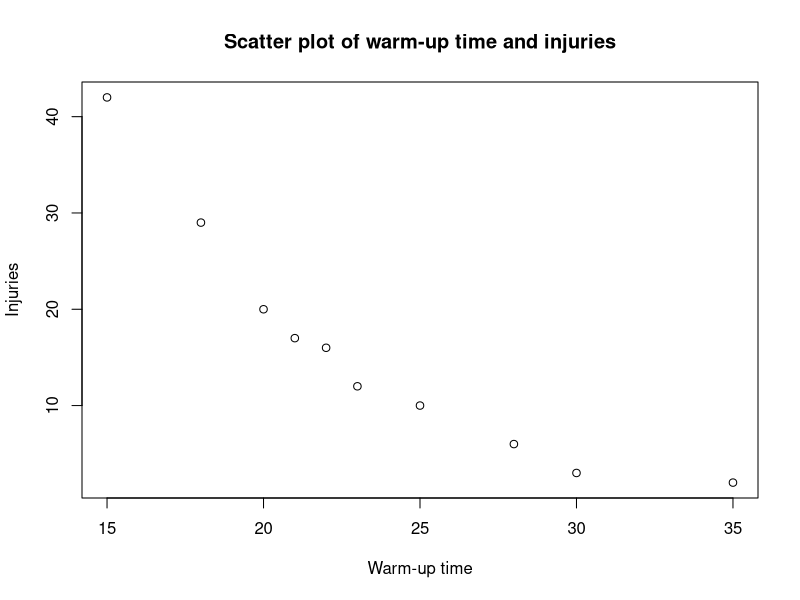

Write R code to recreate this figure.
## ---- chunk 1
## DATA GENERATION
library(xtable)
set.seed(123)
x <- c(15, 35, 22, 28, 21, 18, 25, 30, 23, 20)
y <- round(exp(-0.15*x+6) + rnorm(length(x)))
table <- matrix(c(x,y), nrow = 2, byrow = T)
rownames(table) <- c("Warm-up time", "Injuries")
## QUESTION/ANSWER GENERATION
# sample size
n <- length(x)
# means
mx <- mean(x)
mlogx <- mean(log(x))
my <- mean(y)
mlogy <- mean(log(y))
# variances
s2x <- sum(x^2)/n-mx^2
s2logx <- sum(log(x)^2)/n-mlogx^2
s2y <- sum(y^2)/n-my^2
s2logy <- sum(log(y)^2)/n-mlogy^2
# Covariances
sxlogy <- sum(x*log(y))/n-mx*mlogy
slogxy <- sum(log(x)*y)/n-mlogx*my
# Determination coeff
r2xlogy <- sxlogy^2/(s2x*s2logy)
r2logxy <- slogxy^2/(s2logx*s2y)
# Exponential regression model
regexp <- lm(log(y)~x)
# Logarithmic regression model
reglog <- lm(y~log(x))
## ---- chunk 2
print(xtable(table, auto=T), include.colnames = F, floating=F, hline.after = c(0,nrow(table)), booktabs = T)
## ---- chunk 3
plot(x, y, main="Scatter plot of warm-up time and injuries", xlab = "Warm-up time", ylab="Injuries")
